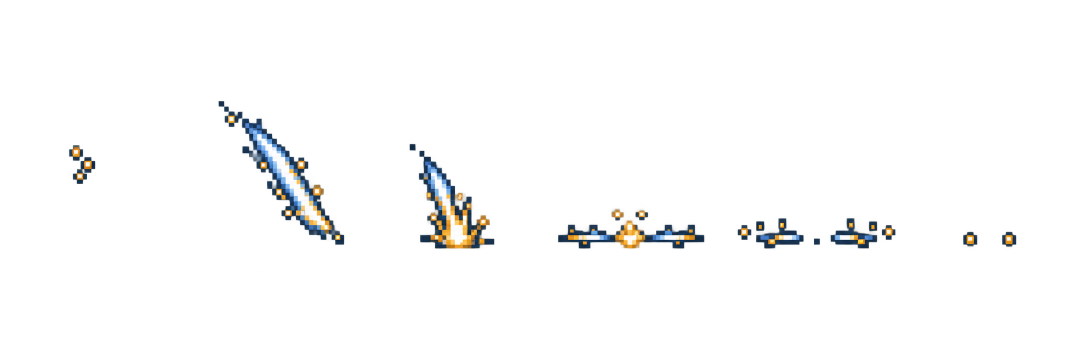
#> input picture art-source/interface/interface-vfx-heavy-strike-v8-attempt1.png, 2172 x 724 px (shown at 1/2 size)
$ python export_heavy_strike_v9.py
#> lines starting #> are read from the running program, lines starting #| are printed output that depends on the picture; after the words box and inside, x2 and y2 are one past the last pixel; in counts of white or black regions, pixels touching at a corner belong together
"""Export the existing ImageGen v8 artwork after authorized deterministic cleanup.

Run from any directory with Python + Pillow + NumPy. The original is untouched.
Source regions follow the six visible, isolated motifs rather than assuming the
generator placed them on mathematically equal columns. All frames use one scale
and one ground baseline; the first/last effects therefore remain naturally small.
"""
from pathlib import Path
import hashlib
import json

import numpy as np
from PIL import Image, ImageDraw

ROOT = Path(__file__).resolve().parents[2]
ART = ROOT / "art-source/interface"
SOURCE = ART / "interface-vfx-heavy-strike-v8-attempt1.png"
OUT = ROOT / "public/assets/interface/vfx-heavy-strike-v9.png"
REGIONS = [(0, 370), (370, 780), (780, 1080), (1080, 1470), (1470, 1880), (1880, 2172)]
PALETTE = np.array([
    [32, 55, 71], [51, 87, 117], [91, 136, 168], [155, 201, 228],
    [234, 248, 255], [188, 122, 36], [232, 172, 53], [255, 226, 160],
], dtype=np.int32)


def export():
    source = Image.open(SOURCE).convert("RGBA")
#> source is the input picture: PIL image 2172x724 RGBA; mean R, G, B, A 4.6, 4.8, 4.7, 8
    assert source.size == (2172, 724), "Review region coordinates for a different source"
    sheet = Image.new("RGBA", (768, 128))
#> sheet: PIL image 768x128 RGBA; every value is 0
    frames, metrics = [], []
    for index, (left, right) in enumerate(REGIONS):
        pixels = np.array(source.crop((left, 0, right, source.height)))
        mask = pixels[:, :, 3] >= 128
        # Snap edge contamination and blended RGB to the intended steel/gold palette.
        rgb = pixels[:, :, :3].astype(np.int32)
        nearest = ((rgb[:, :, None, :] - PALETTE[None, None, :, :]) ** 2).sum(axis=3).argmin(axis=2)
        pixels[:, :, :3] = PALETTE[nearest]
        pixels[:, :, 3] = np.where(mask, 255, 0)
        pixels[~mask] = 0
        cleaned = Image.fromarray(pixels, "RGBA")
        bounds = cleaned.getbbox()
        assert bounds
        motif = cleaned.crop(bounds)
        motif = motif.resize((max(1, round(motif.width / 4)), max(1, round(motif.height / 4))), Image.Resampling.NEAREST)
        frame = Image.new("RGBA", (128, 128))
        x = (128 - motif.width) // 2
        y = round((bounds[1] - 52) / 4)
        frame.paste(motif, (x, y))
        bbox = frame.getbbox()
        margins = [bbox[0], bbox[1], 128 - bbox[2], 128 - bbox[3]]
        assert min(margins) >= 16, (index, margins)
        assert set(np.unique(np.asarray(frame)[:, :, 3])) <= {0, 255}
        sheet.paste(frame, (index * 128, 0))
        frames.append(frame)
        metrics.append({"frame": index, "sourceRegion": [left, 0, right, 724], "coreBoundsInRegion": list(bounds), "runtimeBounds": list(bbox), "margins": margins})
#> this loop made 6 passes
#> (bounds, y, bbox, margins) on passes 1 to 6: ((138, 291, 190, 368), 60, (57, 60, 70, 79), [57, 60, 58, 49]), ((67, 202, 318, 489), 38, (32, 38, 95, 110), [32, 38, 33, 18]), ((39, 288, 208, 497), 59, (43, 59, 85, 111), [43, 59, 43, 17]), ((36, 419, 328, 497), 92, (27, 92, 100, 112), [27, 92, 28, 16]), ((6, 437, 321, 497), 96, (24, 96, 103, 111), [24, 96, 25, 17]), ((47, 464, 152, 493), 103, (51, 103, 77, 110), [51, 103, 51, 18])
#> pass 1, in export, `mask = pixels[:, :, 3] >= 128`:
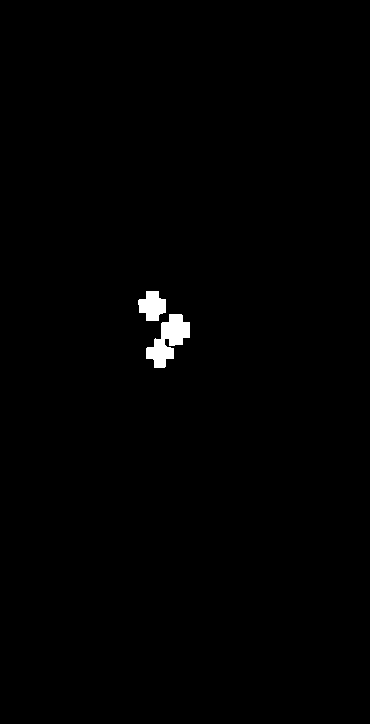
#> mask: shape (724, 370) bool; 0.68% white; 2 white regions, box (x1, y1, x2, y2) and area: (146, 314, 190, 368) 1218, (138, 291, 166, 321) 598
#> after the loop:
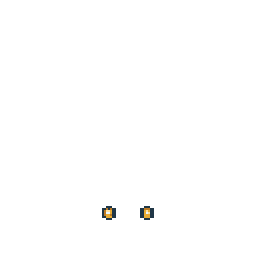
#> frame: PIL image 128x128 RGBA (shown 2 times larger); mean R, G, B, A 0.5, 0.5, 0.4, 1.3; transparent parts drawn white
#> after the loop:
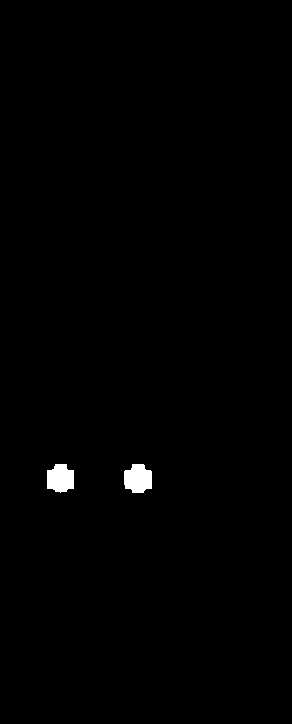
#> mask: shape (724, 292) bool; 0.61% white; 2 white regions, box (x1, y1, x2, y2) and area: (124, 464, 152, 493) 658, (47, 464, 74, 493) 632
#> after the loop:
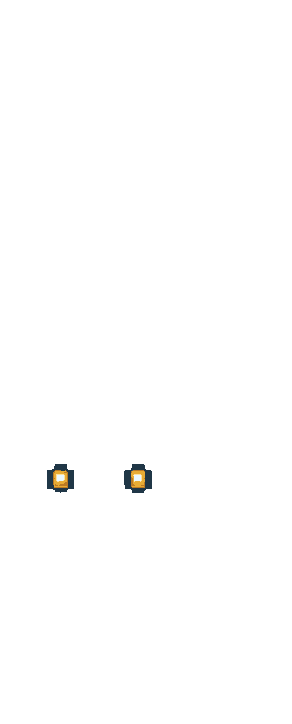
#> pixels: shape (724, 292, 4); mean R, G, B, A 0.6, 0.6, 0.5, 1.6; transparent parts drawn white
#> after the loop:
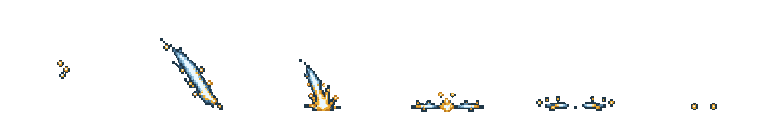
#> sheet: PIL image 768x128 RGBA; mean R, G, B, A 3.9, 4, 3.7, 8.3; transparent parts drawn white
#> after the loop, frames = 6 items; metrics = 6 items
    sheet.save(OUT, optimize=True)
    preview = Image.new("RGB", (768, 152), "#283440")
    for i, frame in enumerate(frames):
        preview.paste(frame, (i * 128, 0), frame)
        ImageDraw.Draw(preview).text((i * 128 + 52, 132), str(i + 1), fill="#e2e7ed")
#> this loop made 6 passes
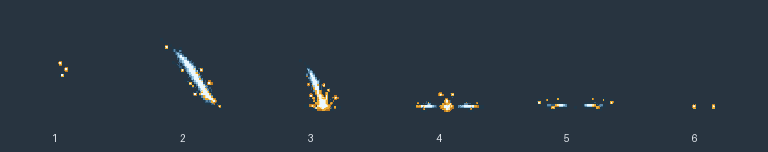
#> preview: PIL image 768x152 RGB; mean R, G, B 42.3, 54.1, 65.5
    preview.save(ART / "heavy-strike-v9-review.png")
    # A separate review animation holds the final frame before replaying.
    animated = []
    for frame in frames:
        bg = Image.new("RGBA", (128, 128), "#283440")
        bg.alpha_composite(frame)
        animated.append(bg.resize((384, 384), Image.Resampling.NEAREST).convert("RGB"))
#> after the loop, animated = 6 items
    animated[0].save(ART / "heavy-strike-v9-review.gif", save_all=True, append_images=animated[1:], duration=[60] * 5 + [400], loop=0, disposal=2)
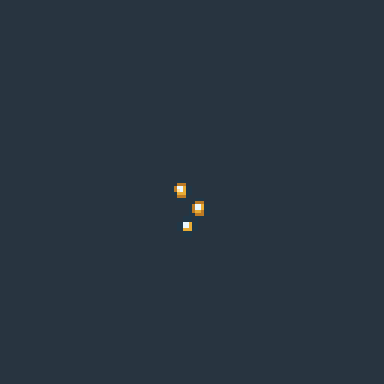
#> saved as heavy-strike-v9-review.gif: PIL image 384x384 RGB; mean R, G, B 40.4, 52.3, 64.1
#> (the run stopped early here; a loop or call above may not have finished)

$ run again, with art-source/interface/interface-vfx-heavy-strike-v4-attempt1.png copied over art-source/interface/interface-vfx-heavy-strike-v8-attempt1.png
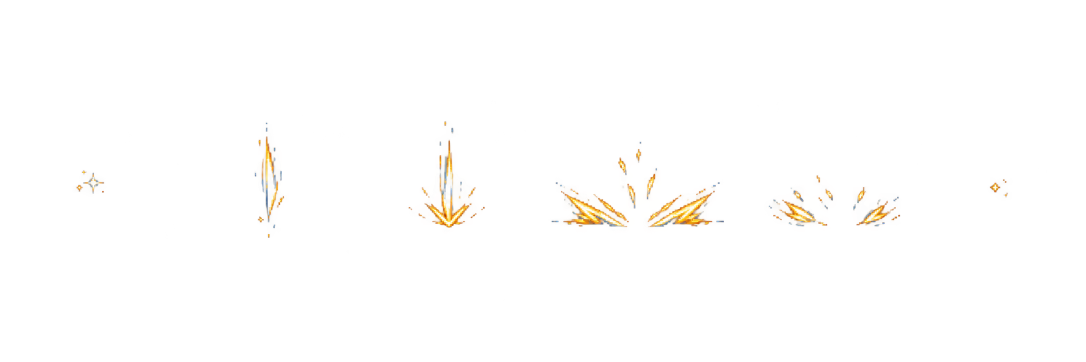
#> input picture art-source/interface/interface-vfx-heavy-strike-v4-attempt1.png, 2172 x 724 px (shown at 1/2 size)
#> in export, source is the input picture: PIL image 2172x724 RGBA; mean R, G, B, A 8.4, 5.7, 2.7, 3
#> the loop in export, `for index, (left, right) in enumerate(REGIONS):` made 6 passes
#> (bounds, y, bbox, margins) on passes 1 to 6: ((154, 343, 208, 385), 73, (57, 73, 71, 83), [57, 73, 57, 45]), ((140, 246, 198, 475), 48, (59, 50, 71, 105), [59, 50, 57, 23]), ((38, 245, 189, 455), 48, (45, 48, 83, 100), [45, 48, 45, 28]), ((24, 284, 368, 454), 58, (21, 62, 107, 100), [21, 62, 21, 28]), ((68, 351, 330, 452), 75, (31, 75, 94, 100), [31, 75, 34, 28]), ((100, 359, 133, 392), 77, (60, 79, 68, 85), [60, 79, 60, 43])
#> pass 1, in export, `mask = pixels[:, :, 3] >= 128`:
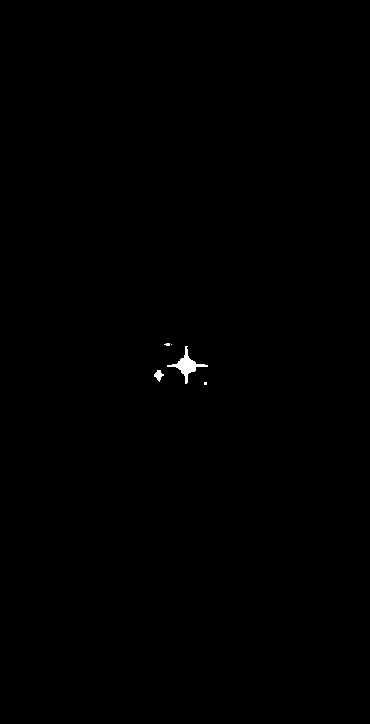
#> mask: shape (724, 370) bool; 0.17% white; 5 white regions (3 under 20 px), largest, box (x1, y1, x2, y2) and area: (167, 346, 208, 384) 373, (154, 370, 164, 382) 64
#> after the loop in export, `for index, (left, right) in enumerate(REGIONS):`:
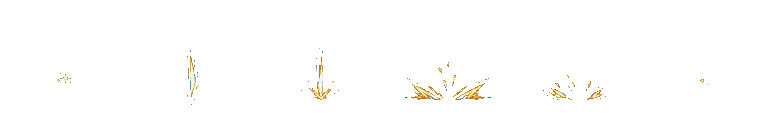
#> sheet: PIL image 768x128 RGBA; mean R, G, B, A 2.5, 2.1, 1.4, 3.1; transparent parts drawn white
#> after the loop in export, `for index, (left, right) in enumerate(REGIONS):`: frames = 6 items
#> the loop in export, `for i, frame in enumerate(frames):` made 6 passes
#> the loop in export, `for frame in frames:` made 6 passes
